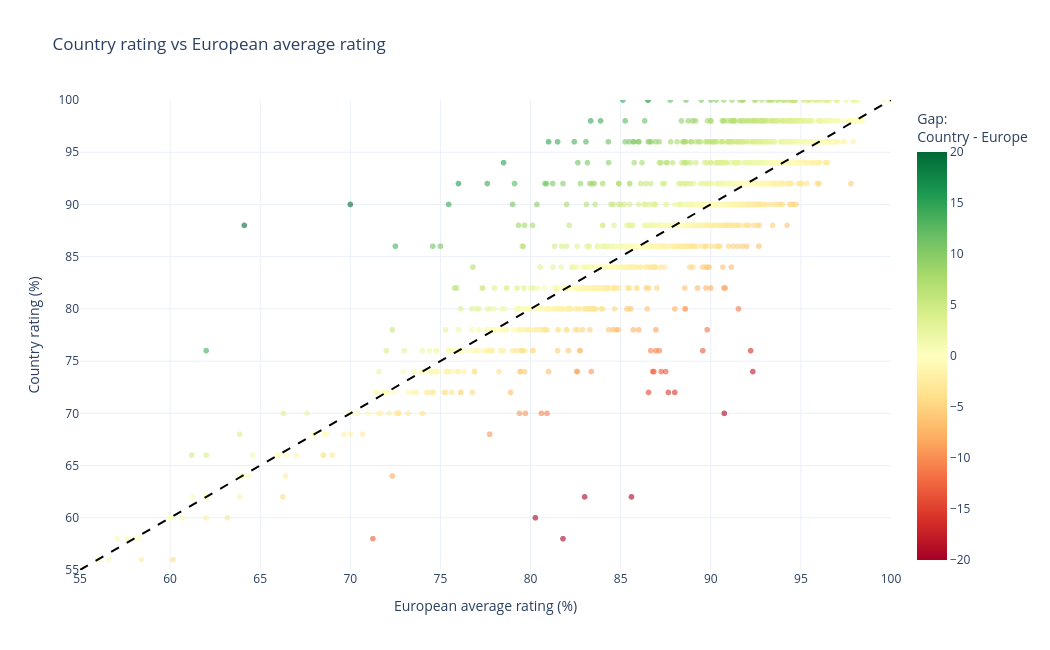

The notebook cell saved with this chart:
### Markdown cell above
## Analysis 9: Does product rating change by country compared with the European average?

This analysis compares the rating of a product in a single country with the European average rating of the same product.

Each point represents a product-country pair. For each product, the European average rating is calculated and compared with the rating observed in each country.

To make the comparison more reliable, the analysis includes only products:

- available in at least 3 European countries;
- with at least 10 reviews in the country-product observation.

Ratings are converted to a 0–100 scale to create a score-comparison plot. The diagonal line represents perfect agreement between the country rating and the European average. The color shows the rating gap: country rating minus European average rating.

### Code cell
country_vs_europe = rated_products(df_europe.copy(), 10, ['product_id', 'product_name', 'country'])
valid_products = country_vs_europe.groupby('product_id')['country'].nunique().loc[lambda s: s >= 3].index
country_vs_europe = country_vs_europe[country_vs_europe['product_id'].isin(valid_products)].copy()

country_vs_europe['europe_rating'] = country_vs_europe.groupby('product_id')['product_rating'].transform('mean')
country_vs_europe['country_rating_pct'] = country_vs_europe['product_rating'] * 20
country_vs_europe['europe_rating_pct'] = country_vs_europe['europe_rating'] * 20
country_vs_europe['rating_gap'] = country_vs_europe['country_rating_pct'] - country_vs_europe['europe_rating_pct']

plot_df = country_vs_europe.sample(n=4000, random_state=42) if len(country_vs_europe) > 4000 else country_vs_europe.copy()

bounds = pd.concat([plot_df['europe_rating_pct'], plot_df['country_rating_pct']]).quantile([.01, .99])
lower, upper = max(0, bounds.iloc[0] - 2), min(100, bounds.iloc[1] + 2)
lower, upper = int(lower // 5 * 5), int((upper + 4) // 5 * 5)

plot_df = plot_df.query('@lower <= europe_rating_pct <= @upper and @lower <= country_rating_pct <= @upper')

fig = px.scatter(
    plot_df, x='europe_rating_pct', y='country_rating_pct', color='rating_gap',
    color_continuous_scale='RdYlGn', range_color=[-20, 20],
    hover_data={'product_name': True, 'country': True, 'product_rating_count': True,
                'europe_rating_pct': ':.1f', 'country_rating_pct': ':.1f', 'rating_gap': ':.1f'},
    labels={'europe_rating_pct': 'European average rating (%)',
            'country_rating_pct': 'Country rating (%)', 'rating_gap': 'Gap',
            'product_name': 'Product', 'country': 'Country',
            'product_rating_count': 'Number of reviews'},
    title='Country rating vs European average rating'
)

fig.update_traces(marker=dict(size=6, opacity=.6), selector=dict(mode='markers'))
fig.add_shape(type='line', x0=lower, y0=lower, x1=upper, y1=upper,
              line=dict(color='black', dash='dash'))
fig.update_xaxes(title='European average rating (%)', range=[lower, upper])
fig.update_yaxes(title='Country rating (%)', range=[lower, upper])
fig.update_layout(width=1050, height=650, template='plotly_white',
                  coloraxis_colorbar=dict(title='Gap:<br>Country - Europe'))
fig.show()

### Figure 1 — Plotly figure (JSON) as saved in the notebook; plotly's stock layout.template omitted (floating-point values rounded to 4 significant figures; data arrays with more than 128 entries replaced by an {"elided": "..."} marker saying what was removed)
{"data": [{"customdata": {"elided": "3971x4 mixed values"}, "hovertemplate": "European average rating (%)=%{x:.1f}<br>Country rating (%)=%{y:.1f}<br>Product=%{customdata[0]}<br>Country=%{customdata[1]}<br>Number of reviews=%{customdata[2]}<br>Gap=%{marker.color:.1f}<extra></extra>", "legendgroup": "", "marker": {"color": {"elided": "3971 float values"}, "coloraxis": "coloraxis", "opacity": 0.6, "size": 6, "symbol": "circle"}, "mode": "markers", "name": "", "showlegend": false, "type": "scattergl", "x": {"elided": "3971 float values"}, "xaxis": "x", "y": {"elided": "3971 float values"}, "yaxis": "y"}], "layout": {"coloraxis": {"cmax": 20, "cmin": -20, "colorbar": {"title": {"text": "Gap:<br>Country - Europe"}}, "colorscale": [[0, "rgb(165,0,38)"], [0.1, "rgb(215,48,39)"], [0.2, "rgb(244,109,67)"], [0.3, "rgb(253,174,97)"], [0.4, "rgb(254,224,139)"], [0.5, "rgb(255,255,191)"], [0.6, "rgb(217,239,139)"], [0.7, "rgb(166,217,106)"], [0.8, "rgb(102,189,99)"], [0.9, "rgb(26,152,80)"], [1, "rgb(0,104,55)"]]}, "height": 650, "legend": {"tracegroupgap": 0}, "shapes": [{"line": {"color": "black", "dash": "dash"}, "type": "line", "x0": 55, "x1": 100, "y0": 55, "y1": 100}], "title": {"text": "Country rating vs European average rating"}, "width": 1050, "xaxis": {"anchor": "y", "domain": [0, 1], "range": [55, 100], "title": {"text": "European average rating (%)"}}, "yaxis": {"anchor": "x", "domain": [0, 1], "range": [55, 100], "title": {"text": "Country rating (%)"}}}}
